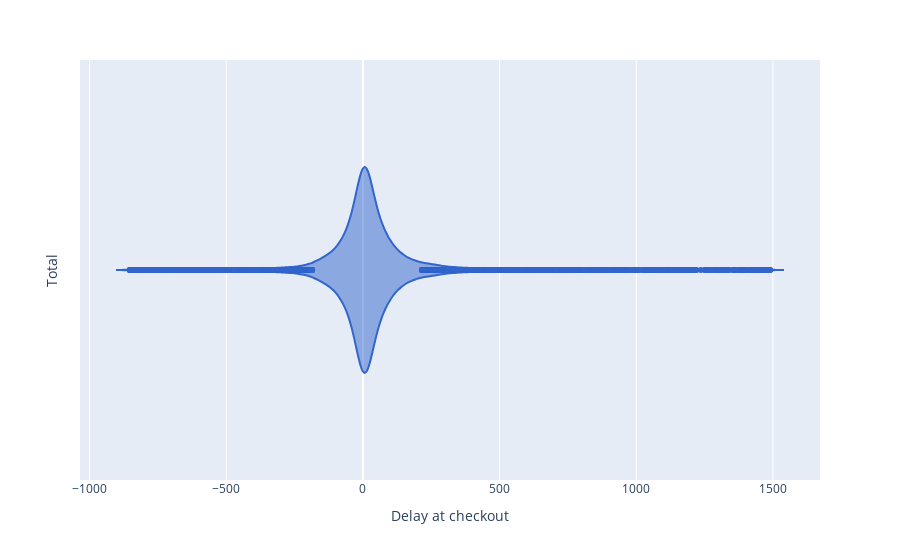

Here is the notebook cell this chart was saved with:
### Code cell
fig_1 = px.violin(
    data_frame=df_delay,
    x="delays_checkout_min_cleaned",
    color_discrete_sequence=[px.colors.qualitative.G10[0]]
)

fig_1.update_layout(
    # title="Delay at checkout distribution", => Title on Streamlit
    yaxis_title="Total",
    xaxis_title="Delay at checkout "
)

fig_1.show()

### Figure 1 — Plotly figure (JSON) as saved in the notebook; plotly's stock layout.template omitted (floating-point values rounded to 4 significant figures; data arrays with more than 128 entries replaced by an {"elided": "..."} marker saying what was removed)
{"data": [{"alignmentgroup": "True", "box": {"visible": false}, "hovertemplate": "delays_checkout_min_cleaned=%{x}<extra></extra>", "legendgroup": "", "marker": {"color": "#3366CC"}, "name": "", "offsetgroup": "", "orientation": "h", "scalegroup": "True", "showlegend": false, "type": "violin", "x": {"elided": "21310 int values"}, "x0": " ", "xaxis": "x", "y0": " ", "yaxis": "y"}], "layout": {"legend": {"tracegroupgap": 0}, "margin": {"t": 60}, "violinmode": "group", "xaxis": {"anchor": "y", "domain": [0, 1], "title": {"text": "Delay at checkout "}}, "yaxis": {"anchor": "x", "domain": [0, 1], "title": {"text": "Total"}}}}
